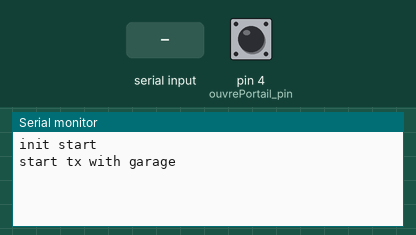
Simulated run of this sketch. Board: Arduino Uno, built with avr-gcc and run on an emulated ATmega328P. On the bench: the last lines printed to the serial monitor. The test bench sets the inputs (shaded band); at power-on: pin 4 (ouvrePortail_pin) HIGH. No radio packets arrive unless stated.

Above: at 1.2 s.
1.3 s: "Portail" received over the second serial link
At 2.5 s:
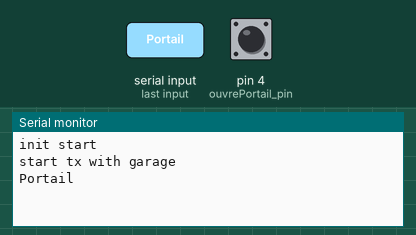
2.8 s: "GarageG" received over the second serial link
At 3.8 s:
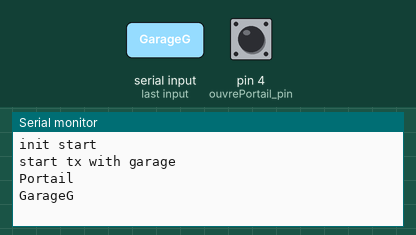
4.3 s: "GarageD" received over the second serial link
At 5.0 s:
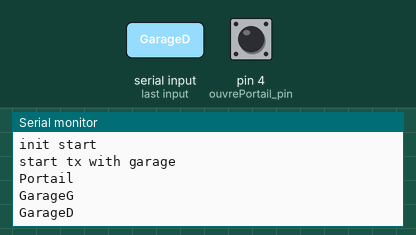

The sketch:

tx433_withgarage.ino
```cpp
/* detecteur garage ouvert/ferme et ouvre bluetooth
 25/2/2020
 */

#include <RH_ASK.h>
#include <SPI.h> // Not actually used but needed to compile
#include <RCSwitch.h>
#include <SoftwareSerial.h>
#include <Bounce2.h>


#define led 7                                    // affectation des broches
#define RX 2
#define TX 3
word octet_recu;
String palabra = "",palabra_old;
uint8_t   ouvrePortail_pin  = PD4;
Bounce oup = Bounce();


RH_ASK driver;
RCSwitch mySwitch = RCSwitch();
SoftwareSerial bluetooth(RX, TX);

//RH_ASK driver(2000, 11, 10);
const char *msg = "ouvreP";
//String ouvreG = "4199746"; // open garage D
char* ouvreGGB = "010000000001010101000010";
//String ouvreD = "4199748"; // open garage G
char* ouvreGDB = "010000000001010101000100";
//String ouvreP = "4199745"; // open portail
char* ouvrePB = "010000000001010101000001";
//String b4 = "4199752"; // button 4
char* b4B     = "010000000001010101001000";

String stringTCo = String("ouvreP"); // portail ouvert
String stringTCf = String("fermeP"); //portail ferme
String stringGAo = String("ouvreG");// garage ouvert
String stringGAf = String("fermeG"); // garage ferme

const uint8_t sendPOC = 30; //send info portail every 30 seconds
unsigned long startPOC;
unsigned long curPOC;


void sendmessage(String instr) {
  int n = instr.length();
  char msg[n + 1];
  strcpy(msg, instr.c_str());
  driver.send((uint8_t *)msg, strlen(msg));
  Serial.print("send message 433mhz: ");
  Serial.println(msg);
  driver.waitPacketSent();
  driver.send((uint8_t *)msg, strlen(msg));
  driver.waitPacketSent();
  driver.send((uint8_t *)msg, strlen(msg));
  driver.waitPacketSent();

}
void recevoir()
{
  if (bluetooth.available())
  {
    octet_recu = bluetooth.read();
    palabra += (char)octet_recu;
  }
}

void setup()
{
  startPOC = millis();  //initial start time
  oup.attach(ouvrePortail_pin, INPUT_PULLUP);
  oup.interval(10); // debounce interval in ms
  Serial.begin(115200);    // Debugging only
  bluetooth.begin(9600);                    // initialisation connexion série Bluetooth à 9600 bauds

  Serial.println("init start");
  if (!driver.init())
    Serial.println("init failed");

  // protocol for garage command
  // Transmitter is connected to Arduino Pin #12
  mySwitch.enableTransmit(12);

  // Optional set pulse length.
  mySwitch.setPulseLength(320);

  // Optional set protocol (default is 1, will work for most outlets)
  mySwitch.setProtocol(1);

  // Optional set number of transmission repetitions.
  mySwitch.setRepeatTransmit(5);
  Serial.println("start tx with garage");
}
void loop()
{
  oup.update();
  curPOC = millis();
  if ((curPOC - startPOC > sendPOC * 1000)) {
    startPOC = millis();
    if (!oup.read()) {
      sendmessage(stringGAf);
    }
    if (oup.read()) {
      sendmessage(stringGAo);
    }
  }
  //  sendmessage(stringGAo);
  //  sendmessage(stringTCo);
  //  Serial.println("ouvreG and ouvreP");
  //  delay(1000);
  //
  //  sendmessage(stringGAf);
  //  sendmessage(stringTCf);
  //  Serial.println("fermeG and fermeP");
  //  delay(1000);

  recevoir();      // appel de la procédure recevoir
//    if (palabra != palabra_old ) {
//      Serial.println(palabra);
//      palabra_old = palabra;
//    }
  if (palabra == "Portail") {
    Serial.println("Portail");
    mySwitch.send(ouvrePB);
    palabra = "";
    delay(1000);
  }
  if (palabra == "GarageG") {
    Serial.println("GarageG");
    mySwitch.send(ouvreGGB);
    palabra = "";
    delay(1000);
  }

  if (palabra == "GarageD") {
    Serial.println("GarageD");
    mySwitch.send(ouvreGDB);
    palabra = "";
    delay(1000);
  }
}
```

Measured:
- after the input at 1.3 s, the serial monitor: prints a new line at once (image 1)
- after the input at 2.8 s, the serial monitor: prints a new line at once (image 2)
- after the input at 4.3 s, the serial monitor: prints a new line at once (image 3)
